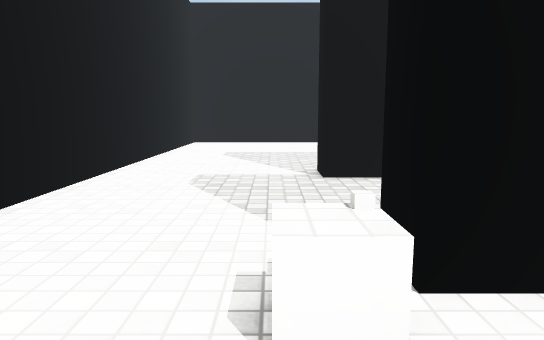
view 1 (above)

19 first-person views from a walk through a 3-D level made in the Unity game engine. The camera is 1.2 m above the floor, tilts 8° down and sees 70° across. The floor is counted in squares, 1 m on a side. Each view is taken from the middle of a square. On the plan, view 1 faces up. The plan holds only what a view shows up to about 15 squares ahead; the rest is blank. The place goes on beyond the plan. Surface patterns are stand-ins for the level's own textures.

view 2
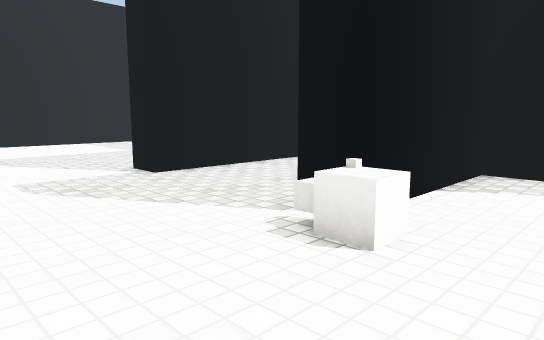

view 3
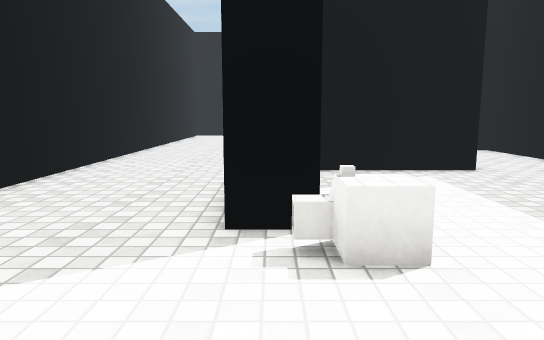

view 4
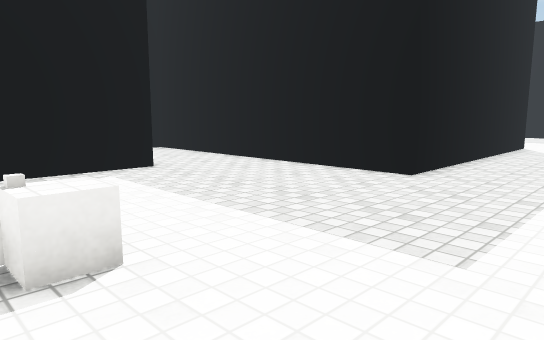

view 5
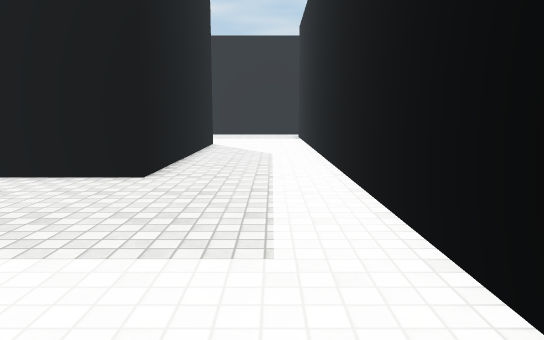

view 6
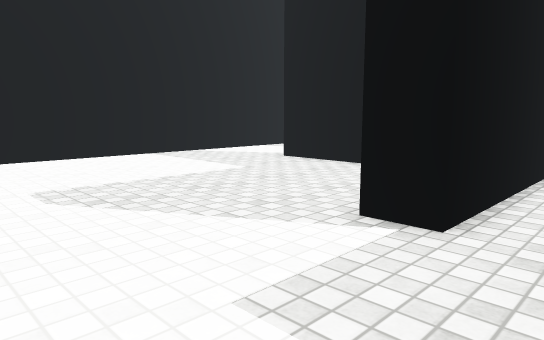

view 7
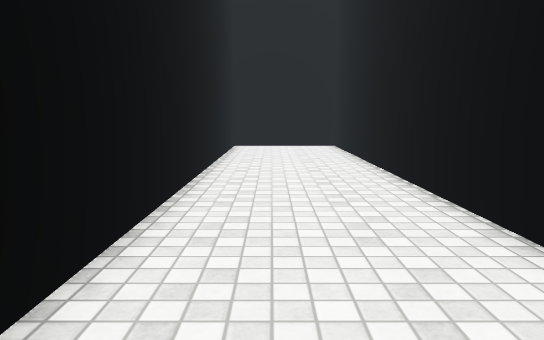

view 8
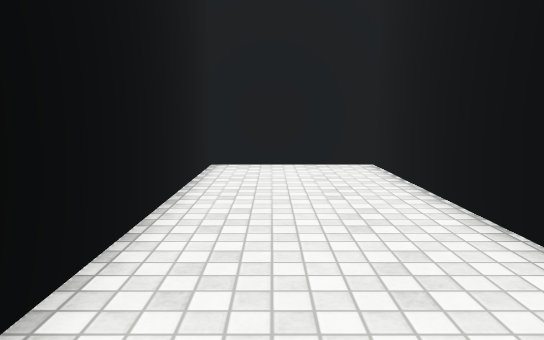

view 9
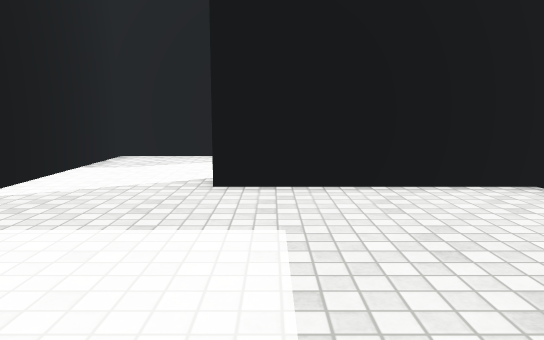

view 10
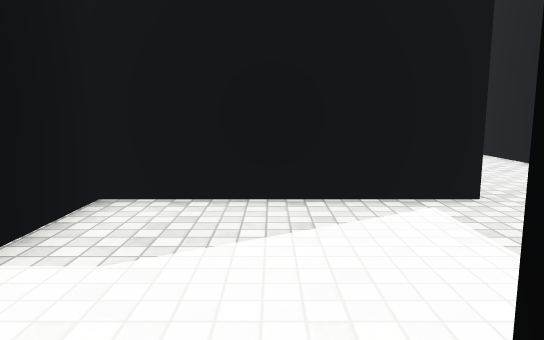

view 11
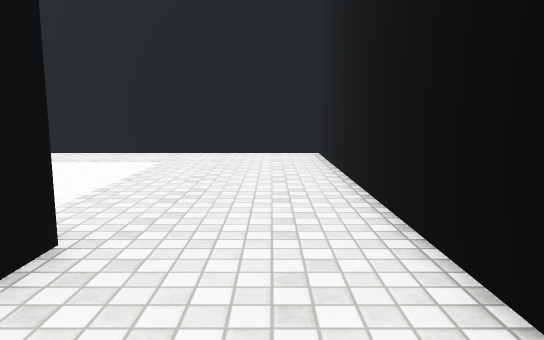

view 12
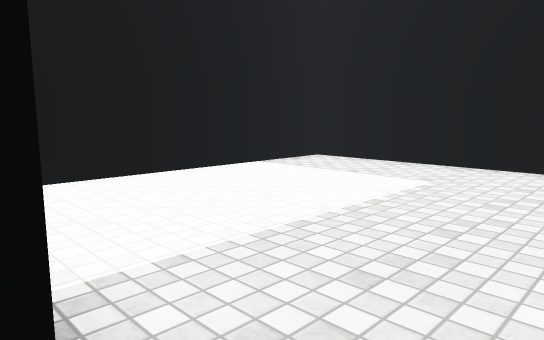

view 13
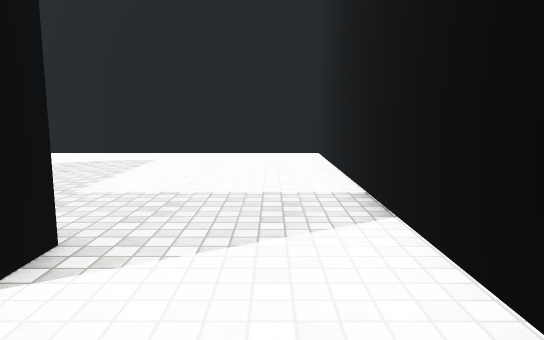

view 14
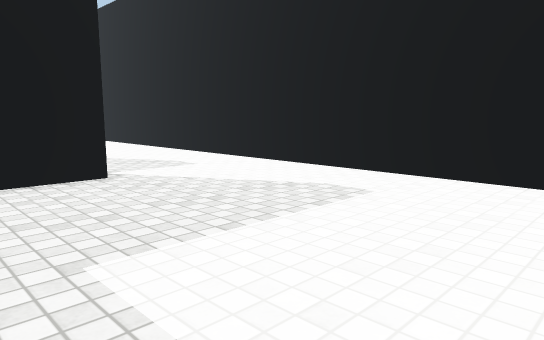

view 15
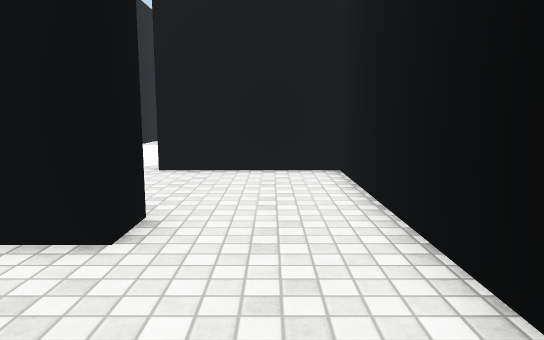

view 16
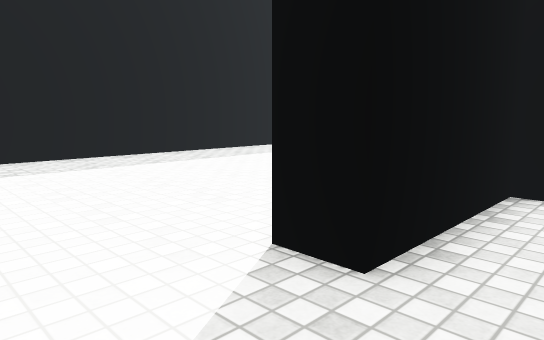

view 17
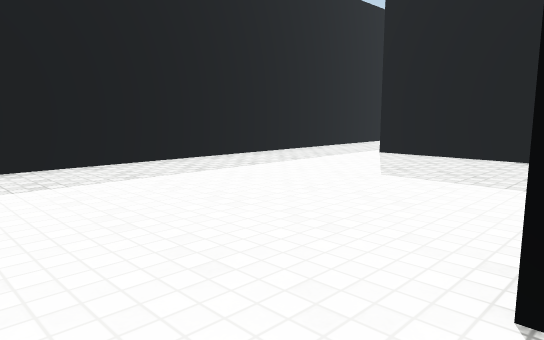

view 18
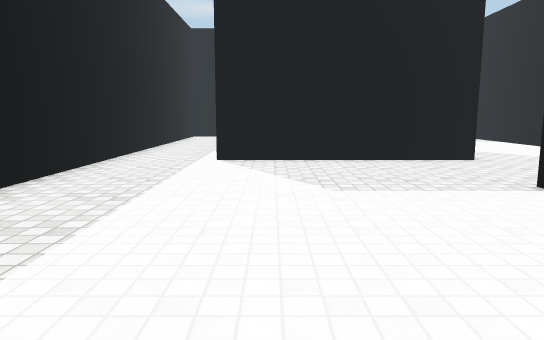

view 19
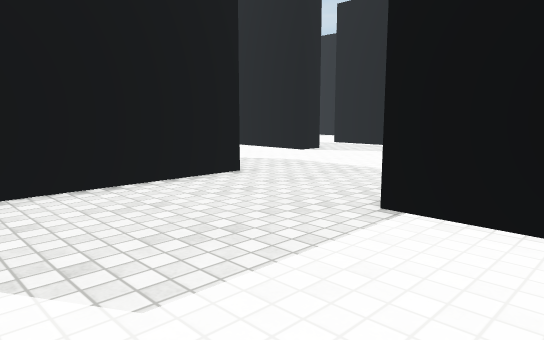

### Floor plan
Points are (right, up) in squares from view 1. A wall is a line through its corners. A room is listed if a view was taken in it or the views show most of it. See-through windows are left out.
Room 1 (views 1, 2, 3, 4, 5, 6, 7, 8, 9, 10, 11, 12, 13, 14, 15)
walls: (5.5, 8.4) (5.5, 14) (6.2, 14); (8.5, 3.5) (20.5, 3.5) (20.5, 7.5) (1, 7.5) (1, 8.5) (2.8, 8.5); (6.5, -1.5) (5.5, -1.5) (5.5, 2.5) (1, 2.5) (1, 3.5); (10.2, 8.5) (11.4, 8.5); (11.6, 12) (10.5, 12) (10.5, 17.5) (-3.5, 17.5) (-3.5, -12.1); (0.5, -13.5) (0.5, -4.5) (6.5, -4.5)
low walls: (0.8, 1.7) (0, 1.7) (0, 2.5)
ways out: opening at (6, -3) to room 2; opening at (11, 10) to room 3
Room 2 (views 16, 17, 18, 19)
walls: (11.5, -3.6) (11.5, -5.5); (10.4, -9.5) (17.5, -9.5); (6.5, -4.5) (10.5, -4.5) (10.5, -0.5) (11.5, -0.5); (4.5, -12) (5.5, -12) (5.5, -14); (20.5, -14.2) (20.5, 0.4)
ways out: opening at (6, -3) to room 1
Room 3 (no view inside)
walls: (11.4, 8.5) (20.5, 8.5) (20.5, 17.5) (12.9, 17.5)
ways out: opening at (11, 10) to room 1

Positions as (right, up) in squares from view 1, and headings:
1: (0, 0), facing up
2: (-3, 0), facing up-right
3: (-3, 3), facing right
4: (-3, 3), facing down-right
5: (-2, 3), facing down
6: (-3, 6), facing up-right
7: (5, 6), facing right
8: (11, 6), facing right
9: (-1, 13), facing right
10: (5, 15), facing right
11: (8, 10), facing right
12: (11, 10), facing up-right
13: (9, 16), facing left
14: (4, 16), facing down-left
15: (2, -3), facing right
16: (9, 2), facing down-right
17: (11, 2), facing down-right
18: (16, 1), facing down
19: (16, -3), facing down-left
